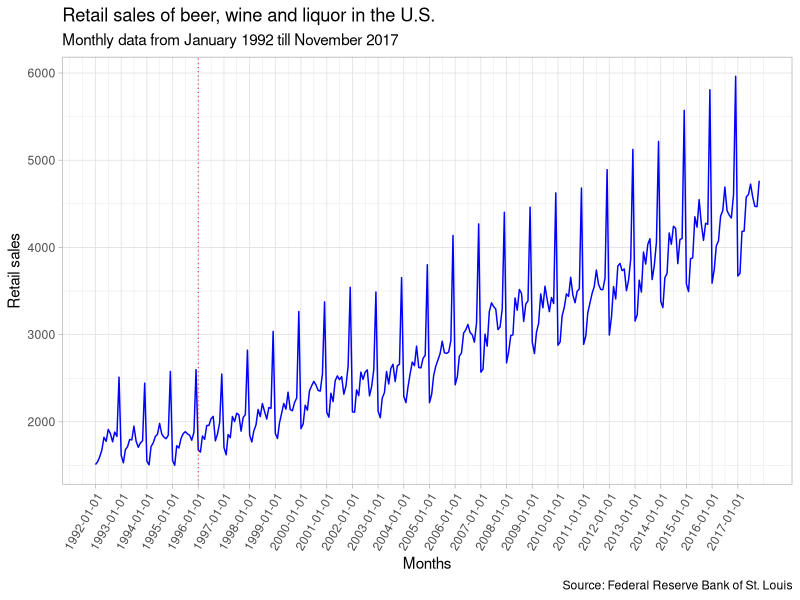
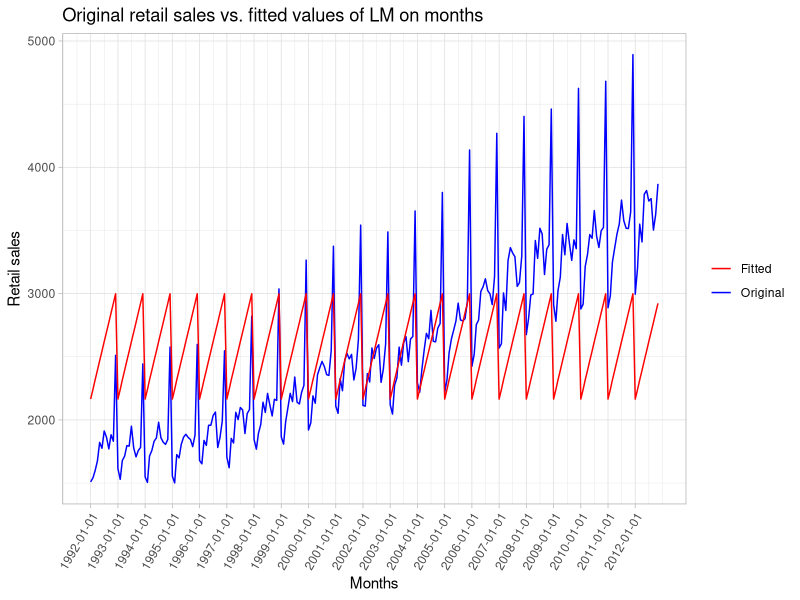
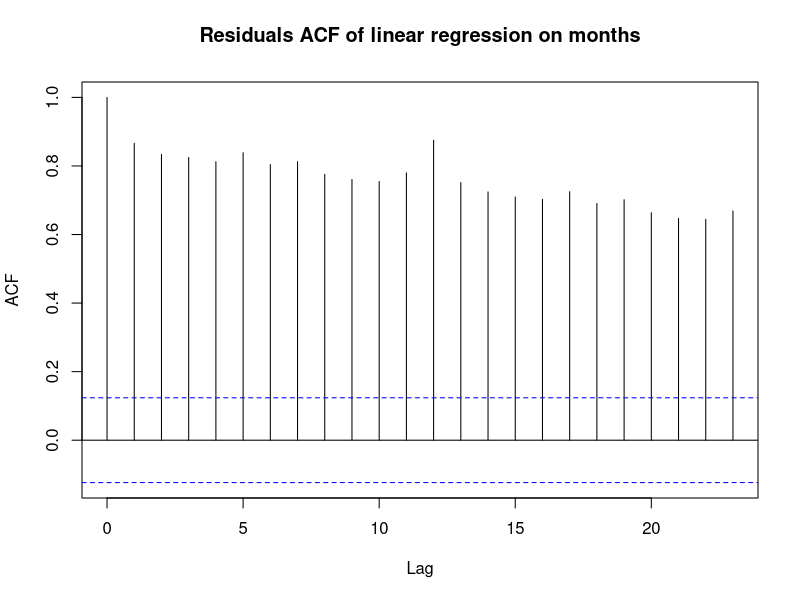
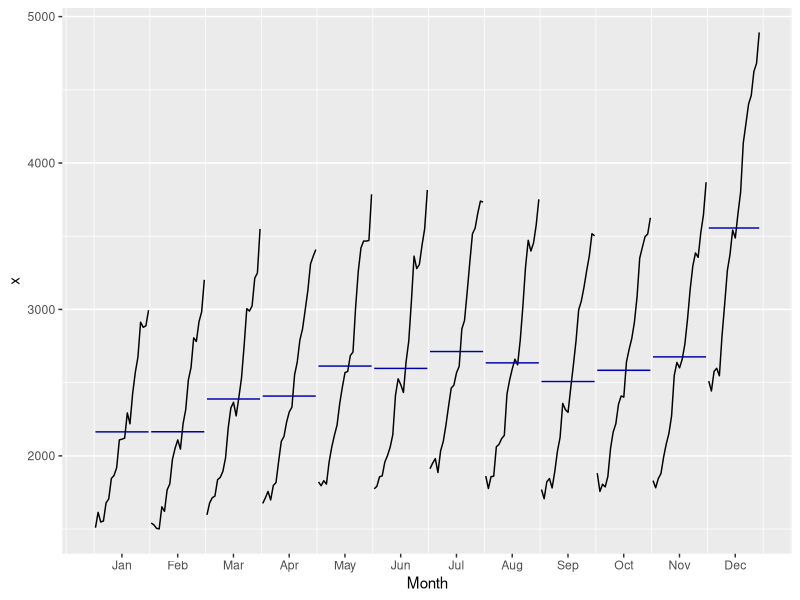
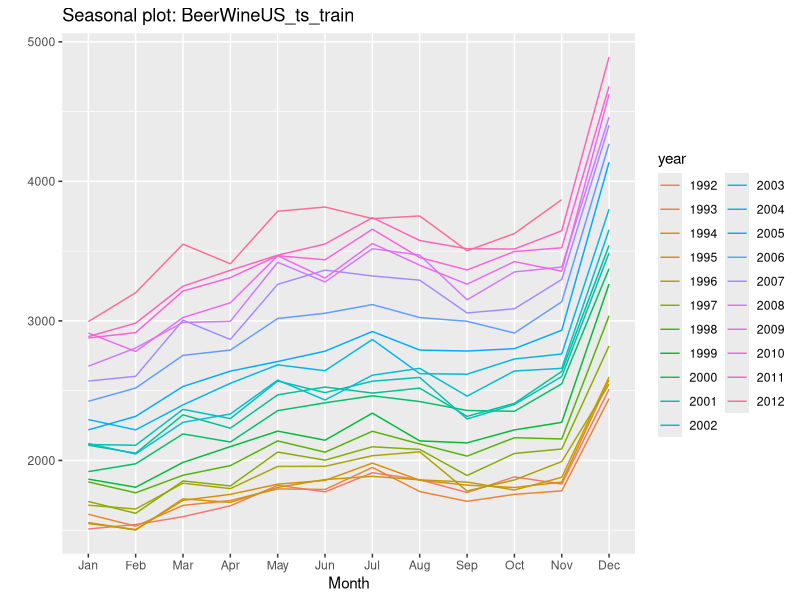
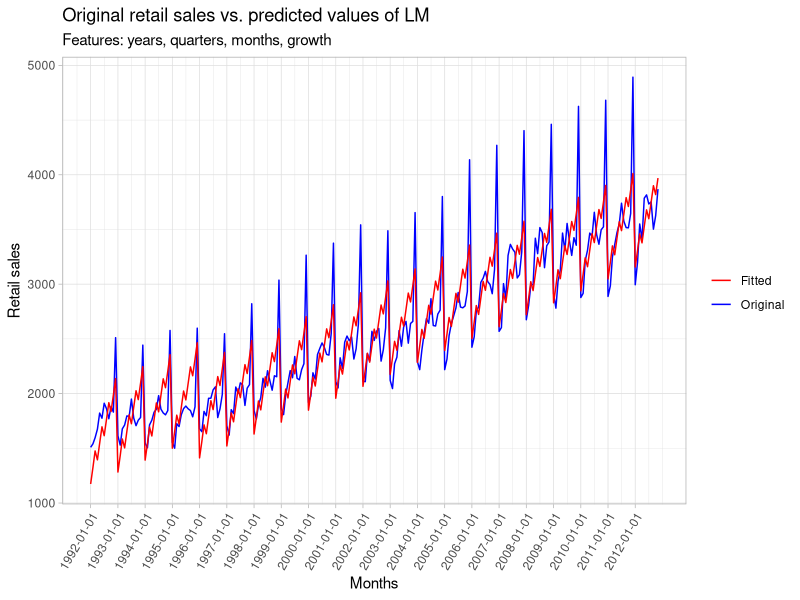
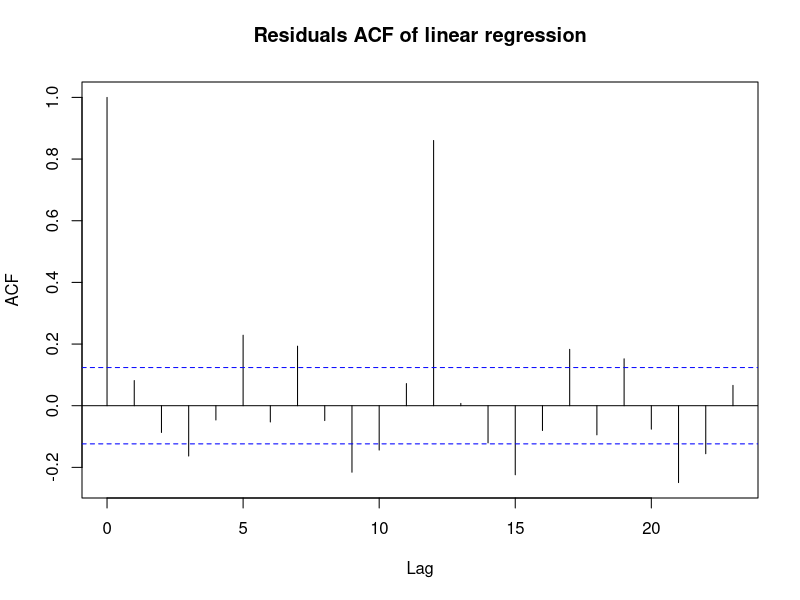
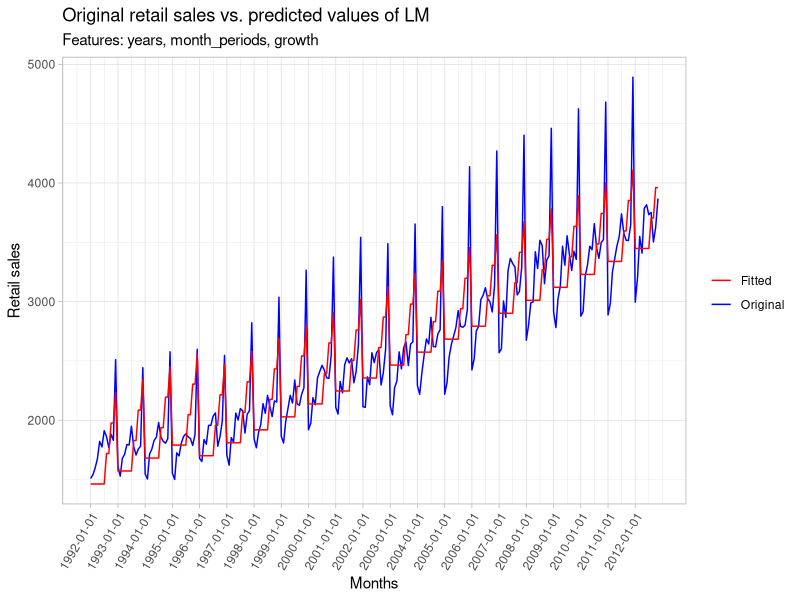

Write R code to recreate these figures, in order.
## ---- chunk 1
knitr::opts_chunk$set(echo = TRUE)
## ---- chunk 2
library(readr)
library(xts)
library(lubridate)
BeerWineUS <- read_csv("BeerWineUS.csv", col_types = cols(DATE = col_date(format = "%Y-%m-%d")))
colnames(BeerWineUS) <- c('Date', 'Retail sales')

# We need xts and ts types of series for future purposes
BeerWineUS_xts <- xts(x = BeerWineUS$`Retail sales`, order.by = BeerWineUS$Date)
BeerWineUS_ts <- ts(BeerWineUS_xts, start = c(year(start(BeerWineUS_xts)),
                                              month(start(BeerWineUS_xts))), 
                    end = c(year(end(BeerWineUS_xts)),
                            month(end(BeerWineUS_xts))), frequency = 12)
BeerWineUS_xts_test <- tail(BeerWineUS_xts, 5*12)
BeerWineUS_xts_train <- head(BeerWineUS_xts, -5*12)
BeerWineUS_ts_test <- ts(BeerWineUS_xts_test, start = c(year(start(BeerWineUS_xts_test)),
                                              month(start(BeerWineUS_xts_test))), 
                       end = c(year(end(BeerWineUS_xts_test)),
                               month(end(BeerWineUS_xts_test))), frequency = 12)
BeerWineUS_ts_train <- ts(BeerWineUS_xts_train, start = c(year(start(BeerWineUS_xts_train)),
                                              month(start(BeerWineUS_xts_train))), 
                       end = c(year(end(BeerWineUS_xts_train)),
                               month(end(BeerWineUS_xts_train))), frequency = 12)
## ---- chunk 3
library(ggplot2)
ggplot(BeerWineUS_xts, aes(index(BeerWineUS_xts), coredata(BeerWineUS_xts))) + geom_line(color = 'blue') +
  scale_x_date(breaks = index(BeerWineUS_xts)[seq(to = length(BeerWineUS_xts), by = 12)]) +
  labs(x = 'Months', y = 'Retail sales',
       title = 'Retail sales of beer, wine and liquor in the U.S.',
       subtitle = 'Monthly data from January 1992 till November 2017',
       caption = 'Source: Federal Reserve Bank of St. Louis') +
  theme_light() + theme(axis.text.x = element_text(angle = 60, hjust = 1)) +
  geom_vline(aes(xintercept = date('1996-01-01')), color = 'red', size = 0.3, linetype = 3)
## ---- chunk 4
lm_w_month_var <- lm(coredata(BeerWineUS_xts_train) ~ month(index(BeerWineUS_xts_train)))
summary(lm_w_month_var)

ggplot() + geom_line(aes(index(BeerWineUS_xts_train), coredata(BeerWineUS_xts_train), color = 'Original')) +
  geom_line(aes(index(BeerWineUS_xts_train), lm_w_month_var$fitted.values, color = 'Fitted')) +
  scale_colour_manual('', values = c('Fitted'='red','Original'='blue')) +
  labs(x = 'Months', y = 'Retail sales',
       title = 'Original retail sales vs. fitted values of LM on months') +
  scale_x_date(breaks = index(BeerWineUS_xts_train)[seq(to = length(BeerWineUS_xts_train), by = 12)]) +
  theme_light() + theme(axis.text.x = element_text(angle = 60, hjust = 1))
## ---- chunk 5
library(lmtest)
dwtest(lm_w_month_var)
plot(acf(lm_w_month_var$residuals, plot = F),
     main = 'Residuals ACF of linear regression on months')
## ---- chunk 6
# Function to get all dummy variables for all needed data splits
get_dummies <- function(xts_data){
  quarters <- quarter(index(xts_data))
  years <- year(index(xts_data))
  growth <- ifelse(years < 1996, 0, 1)
  months <- month(xts_data)
  month_periods <- ifelse(months <= 7, 1,
                          ifelse(months %in% 8:9, 2,
                                 ifelse(months %in% 10:11, 3, 4)))
  is_december <- ifelse(months == 12, 1, 0)
  return(data.frame(years, quarters, months, month_periods, is_december, growth))
}

# Train and test dummies
vars_train <- get_dummies(BeerWineUS_xts_train)
vars_test <- get_dummies(BeerWineUS_xts_test)

# Function to get names of used in linear model predictors
get_lm_predictors_names <- function(model){
  sub('[[:alpha:][:punct:]]+\\$', '', colnames(model$model)[-1])
}

# Function for plotting the linear approximation results and the original values on the same plot
plot_orig_vs_pred <- function(xts_data, predictions, variables){
  ggplot() + geom_line(aes(index(xts_data), coredata(xts_data), color = 'Original')) +
    geom_line(aes(index(xts_data), predictions, color = 'Fitted')) +
    scale_colour_manual('', values = c('Fitted'='red','Original'='blue')) +
    labs(x = 'Months', y = 'Retail sales',
         title = 'Original retail sales vs. predicted values of LM',
         subtitle = paste0('Features: ', paste(variables, collapse = ', '))) +
    scale_x_date(breaks = index(xts_data)[seq(to = length(xts_data), by = 12)]) +
    theme_light() + theme(axis.text.x = element_text(angle = 60, hjust = 1))
}
## ---- chunk 7
library(forecast)
ggmonthplot(BeerWineUS_ts_train)
ggseasonplot(BeerWineUS_ts_train)
## ---- chunk 8
lm_yr_qt_mo_grow <- lm(coredata(BeerWineUS_xts_train) ~ vars_train$years +
                                   vars_train$quarters + vars_train$months +
                                   vars_train$growth)
summary(lm_yr_qt_mo_grow)
plot_orig_vs_pred(BeerWineUS_xts_train, lm_yr_qt_mo_grow$fitted.values,
                  get_lm_predictors_names(lm_yr_qt_mo_grow))
plot(acf(lm_yr_qt_mo_grow$residuals, plot = F), main = 'Residuals ACF of linear regression')
dwtest(lm_yr_qt_mo_grow)
## ---- chunk 9
lm_yr_moper_grow <- lm(coredata(BeerWineUS_xts_train) ~
                         vars_train$years + vars_train$month_periods + 
                         vars_train$growth)
summary(lm_yr_moper_grow)
plot_orig_vs_pred(BeerWineUS_xts_train, lm_yr_moper_grow$fitted.values,
                  get_lm_predictors_names(lm_yr_moper_grow))
plot(acf(lm_yr_moper_grow$residuals, plot = F), main = 'Residuals ACF of linear regression')
dwtest(lm_yr_moper_grow)
## ---- chunk 10
lm_yr_qt_mo_dec_grow <- lm(coredata(BeerWineUS_xts_train) ~
                             vars_train$years + vars_train$quarters + 
                             vars_train$months + vars_train$is_december +
                             vars_train$growth)
summary(lm_yr_qt_mo_dec_grow)
plot_orig_vs_pred(BeerWineUS_xts_train, lm_yr_qt_mo_dec_grow$fitted.values,
                  get_lm_predictors_names(lm_yr_qt_mo_dec_grow))
plot(acf(lm_yr_qt_mo_dec_grow$residuals, plot = F), main = 'Residuals ACF of linear regression')
dwtest(lm_yr_qt_mo_dec_grow)
## ---- chunk 11
lm_yr_mo_moper_dec_grow <- lm(coredata(BeerWineUS_xts_train) ~
                                vars_train$years + vars_train$month_periods + 
                                vars_train$months + vars_train$is_december +
                                vars_train$growth)
summary(lm_yr_mo_moper_dec_grow)
plot_orig_vs_pred(BeerWineUS_xts_train, lm_yr_mo_moper_dec_grow$fitted.values,
                  get_lm_predictors_names(lm_yr_mo_moper_dec_grow))
plot(acf(lm_yr_mo_moper_dec_grow$residuals, plot = F), main = 'Residuals ACF of linear regression')
dwtest(lm_yr_mo_moper_dec_grow)
## ---- chunk 12
yr_qt_mo_moper_dec_grow = cbind(coredata(BeerWineUS_xts_train), vars_train)
lm_yr_qt_mo_moper_dec_grow <- lm(yr_qt_mo_moper_dec_grow)
summary(lm_yr_qt_mo_moper_dec_grow)
plot_orig_vs_pred(BeerWineUS_xts_train, lm_yr_qt_mo_moper_dec_grow$fitted.values,
                  get_lm_predictors_names(lm_yr_qt_mo_moper_dec_grow))
plot(acf(lm_yr_qt_mo_moper_dec_grow$residuals, plot = F), main = 'Residuals ACF of linear regression')
dwtest(lm_yr_qt_mo_moper_dec_grow)
## ---- chunk 13
models_list <- list(lm_yr_qt_mo_grow, lm_yr_qt_mo_moper_dec_grow, lm_yr_qt_mo_dec_grow,
                    lm_yr_moper_grow, lm_yr_mo_moper_dec_grow)

library(Metrics)
loss_functions = function(y, y_hat){
    return(cbind(mse(y, y_hat), mae(y, y_hat), mape(y, y_hat)))
}

metrics_on_train <- t(sapply(models_list, function(x) cbind(loss_functions(coredata(BeerWineUS_xts_train), x$fitted.values), AIC(x))))
colnames(metrics_on_train) <- c('MSE', 'MAE', 'MAPE', 'AIC')
get_modelnames <- function(list){
  names <- c()
  for(i in 1:length(list)){
    names[i] = paste(lapply(list, function(x) get_lm_predictors_names(x))[[i]],
                     collapse = ' + ')
  }
  return(names)
}
rownames(metrics_on_train) <- get_modelnames(models_list)
metrics_on_train
## ---- chunk 14
predicted_sales <- predict(lm_yr_qt_mo_moper_dec_grow,
                           newdata = get_dummies(BeerWineUS_xts_test))

Predicted_sales_xts = xts(predicted_sales, order.by = index(BeerWineUS_xts_test))

ggplot() + geom_line(aes(index(BeerWineUS_xts), coredata(BeerWineUS_xts), color = 'Original')) +
  geom_line(aes(index(BeerWineUS_xts_test), coredata(Predicted_sales_xts), color = 'Predicted')) +
  scale_colour_manual('', values = c('Predicted'='red','Original'='blue')) +
  labs(x = 'Months', y = 'Retail sales',
       title = 'Original retail sales vs. predicted values') +
  scale_x_date(breaks = index(BeerWineUS_xts)[seq(to = length(BeerWineUS_xts), by = 12)]) +
  theme_light() + theme(axis.text.x = element_text(angle = 60, hjust = 1))

metrics_on_test <- loss_functions(coredata(BeerWineUS_xts_test), predicted_sales)
colnames(metrics_on_test) <- c('MSE', 'MAE', 'MAPE')
metrics_on_test
## ---- chunk 15
library(forecast)
plot(x=index(BeerWineUS_xts), y=BeerWineUS_ts,
     main = 'Moving-averages of different orders with original time series',
     col = 'lightgrey',
     type = 'l', xlab='Years (monthly)', ylab='Retail sales')
MA3 <- ma(BeerWineUS_ts, 3, centre = T)
MA6 <- ma(BeerWineUS_ts, 6, centre = T)
MA12 <- ma(BeerWineUS_ts, 12, centre = T)
lines(x=index(BeerWineUS_xts), MA3, col = 'darkgreen')
lines(x=index(BeerWineUS_xts), MA6, col = 'blue')
lines(x=index(BeerWineUS_xts), MA12, col = 'darkred')
legend('topleft', c('Original sales','MA3','MA6','MA12'), lty=c(1,1,1,1), lwd=c(2,2,2,2),
       col=c('lightgrey','darkgreen','blue','darkred'), cex=0.8)
## ---- chunk 16
loess_2 <- loess(BeerWineUS_ts ~ time(BeerWineUS_ts), order = 2,
                 family = 'gaussian', span = 0.2)
plot(ts(BeerWineUS_ts, start = start(BeerWineUS_ts),
                          frequency = 12) , type='l',
     main = 'Trend, extracted by loess regression',
     xlab = 'Years (monthly)', ylab = 'Retail sales', col = 'grey')
Beer_trend_ts <- ts(loess_2$fitted, start = start(BeerWineUS_ts),
                          frequency = 12)
lines(Beer_trend_ts, col="darkred")
## ---- chunk 17
library(chron)
n_years <- length(unique(year(BeerWineUS_xts)))
Beer_seasonal_ts = ts(rep(tapply(BeerWineUS_ts - Beer_trend_ts,
                                       cycle(BeerWineUS_ts - Beer_trend_ts),
                                       mean, na.rm=T), n_years),
                               frequency = 12, start = start(BeerWineUS_ts))
Beer_irreg_ts <- BeerWineUS_ts - Beer_seasonal_ts - Beer_trend_ts
## ---- chunk 18
BeerWineUS_general_ts = ts.intersect(BeerWineUS_ts,
                                     Beer_seasonal_ts,
                                     Beer_trend_ts,
                                     Beer_irreg_ts)
plot(BeerWineUS_general_ts, plot.type ='single', col = 1:4,
     main = 'Beer, wine & liquor sales time-series decomposition',
     xlab = 'Years (monthly)', ylab = 'Retail sales')
legend('topleft', c('Original sales','Trend','Seasonality','Error'), lty=c(1,1,1,1),
       lwd=c(2,2,2,2), col=c('black','green','red','blue'), cex=0.8)
## ---- chunk 19
plot(acf(Beer_irreg_ts, plot = F), main = 'ACF of the irregular component of Beer sales time-series')
